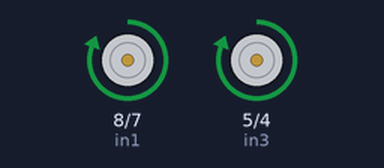
The sketch below on a simulated Arduino Uno, built with avr-gcc and run on an emulated ATmega328P. Parts: motor-driver pin pairs drawn as motors (green arrow = first pin HIGH = forward, orange = second pin HIGH = backward, longer = more drive, scaled by the enable pin).

Above: at 1.0 s.
At 3.0 s:
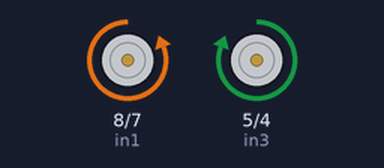
At 4.5 s:
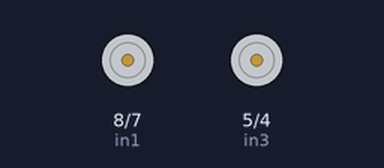
Timing chart, 0 to 6.5 s (numbered marks = the images above):
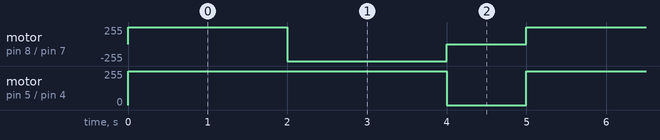

Measured:
- by itself, motor on pin 8 (in1) / pin 7 (in2): repeats every 5.0 s: backward 255/255 2.0 s, stopped 1.0 s, forward 255/255 2.0 s
- by itself, motor on pin 5 (in3) / pin 4 (in4): alternates forward 255/255 for 4.0 s and stopped for 1.0 s

The sketch:

DC_Motor.ino
```cpp
int i;
//motor a connections
int enA = 9;
int in1 = 8;
int in2 = 7;
// motor b connections
int enB = 3;
int in3 = 5;
int in4 = 4;
void setup(){
  // set all motor pins to outputs
  pinMode(enA,OUTPUT);
  pinMode(in1,OUTPUT);
  pinMode(in2,OUTPUT);
  pinMode(enB,OUTPUT);
  pinMode(in3,OUTPUT);
  pinMode(in4,OUTPUT);
  //turn off motors intitially
  digitalWrite(in1,LOW);
  digitalWrite(in2,LOW);
  digitalWrite(in3,LOW);
  digitalWrite(in4,LOW);
}
void loop(){
  directionControl();
  delay(1000);
}
//this lets control spinning direction
void directionControl(){
  analogWrite(enA,255);
  analogWrite(enB,255);
  //one dierction
  digitalWrite(in1,HIGH);
  digitalWrite(in2,LOW);
  digitalWrite(in3,HIGH);
  digitalWrite(in4,LOW);
  delay(2000);
  //change direction
  digitalWrite(in1,LOW);
  digitalWrite(in2,HIGH);
  digitalWrite(in1,LOW);
  digitalWrite(in2,HIGH);
  delay(2000);
  //turn off motors
  digitalWrite(in1,LOW);
  digitalWrite(in2,LOW);
  digitalWrite(in3,LOW);
  digitalWrite(in4,LOW);
}
```
